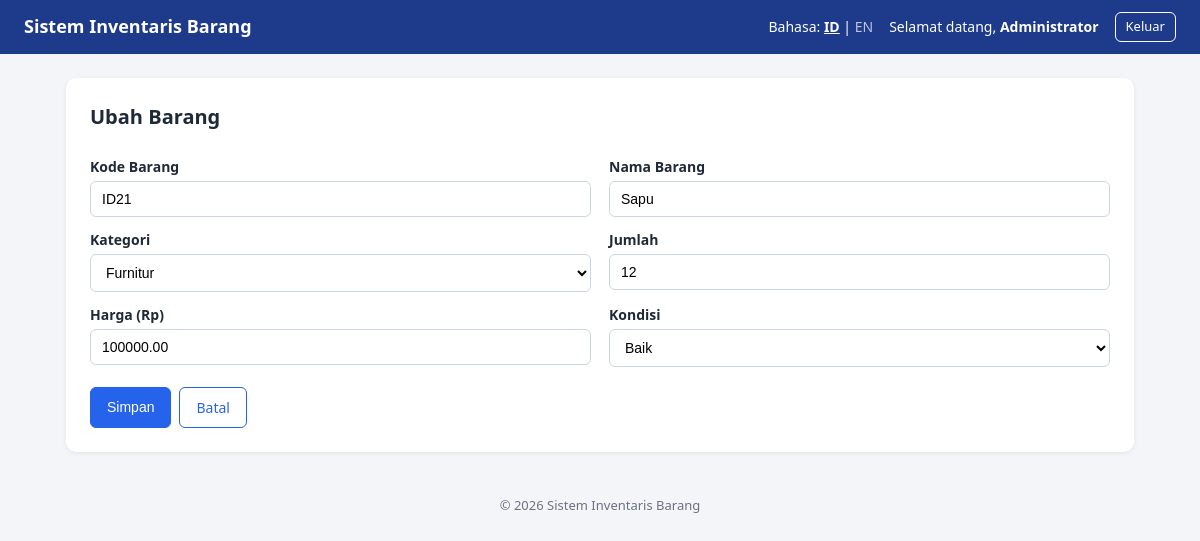
Screenshot of /ubah.php?id=1 (signed in) with the database file from the repository.
### tables this page shows
CREATE TABLE `barang` (
  `id` int(11) NOT NULL,
  `kode_barang` varchar(20) NOT NULL,
  `nama_barang` varchar(100) NOT NULL,
  `kategori` varchar(50) NOT NULL,
  `jumlah` int(11) NOT NULL DEFAULT 0,
  `harga` decimal(12,2) NOT NULL DEFAULT 0.00,
  `kondisi` enum('baik','rusak ringan','rusak berat') NOT NULL DEFAULT 'baik',
  `created_at` timestamp NOT NULL DEFAULT current_timestamp()
);

### includes/auth.php (called while the page is built, shortened)
<?php
require_once __DIR__ . '/bahasa.php';
function e($teks) {
    return htmlspecialchars((string)$teks, ENT_QUOTES, 'UTF-8');
}

### includes/bahasa.php (called while the page is built, shortened)
<?php
function t($kunci) {
    global $kamus;
    $b = $_SESSION['lang'];
    return htmlspecialchars($kamus[$b][$kunci] ?? $kunci, ENT_QUOTES, 'UTF-8');
}

### includes/form_barang.php (the view, shortened to what this page needs)
<?php
$kat = ['elektronik','furnitur','alat_tulis','perkakas','lainnya'];
$kon = ['baik','rusak ringan','rusak berat'];
function field_err($err, $k) { return isset($err[$k]) ? '<small class="err">' . t($err[$k]) . '</small>' : ''; }
?>
<form method="post" action="<?= e($aksi_url) ?>" novalidate>
  <div class="grid">
    <div><label for="kode_barang"><?= t('kode') ?></label>
      <input type="text" id="kode_barang" name="kode_barang" maxlength="20" value="<?= e($data['kode_barang']) ?>"><?= field_err($err,'kode_barang') ?></div>
    <div><label for="nama_barang"><?= t('nama') ?></label>
      <input type="text" id="nama_barang" name="nama_barang" maxlength="100" value="<?= e($data['nama_barang']) ?>"><?= field_err($err,'nama_barang') ?></div>
    <div><label for="kategori"><?= t('kategori') ?></label>
      <select id="kategori" name="kategori"><option value=""><?= t('pilih') ?></option>
      <?php foreach ($kat as $k): ?><option value="<?= $k ?>" <?= $data['kategori']===$k?'selected':'' ?>><?= t('kat_'.$k) ?></option><?php endforeach; ?>
      </select><?= field_err($err,'kategori') ?></div>
    <div><label for="jumlah"><?= t('jumlah') ?></label>
      <input type="text" id="jumlah" name="jumlah" inputmode="numeric" value="<?= e($data['jumlah']) ?>"><?= field_err($err,'jumlah') ?></div>
    <div><label for="harga"><?= t('harga') ?></label>
      <input type="text" id="harga" name="harga" inputmode="decimal" value="<?= e($data['harga']) ?>"><?= field_err($err,'harga') ?></div>
    <div><label for="kondisi"><?= t('kondisi') ?></label>
      <select id="kondisi" name="kondisi">
      <?php foreach ($kon as $k): ?><option value="<?= $k ?>" <?= $data['kondisi']===$k?'selected':'' ?>><?= t($k) ?></option><?php endforeach; ?>
      </select><?= field_err($err,'kondisi') ?></div>
  </div>
  <div class="actions">
    <button type="submit" class="btn"><?= t('simpan') ?></button>
    <a href="index.php" class="btn btn-outline"><?= t('batal') ?></a>
  </div>
</form>

### assets/style.css (style rules this page uses)
* { box-sizing:border-box }
body { margin:0;font-family:Segoe UI,Roboto,Arial,sans-serif;background:#f3f5f9;color:#1f2937;line-height:1.5 }
label { display:block;margin:12px 0 4px;font-weight:600;font-size:14px }
input,select { width:100%;padding:9px 11px;border:1px solid #cbd5e1;border-radius:6px;font-size:14px;background:#fff }
.btn { display:inline-block;background:#2563eb;color:#fff;border:1px solid #2563eb;padding:9px 16px;border-radius:6px;font-size:14px;cursor:pointer;text-decoration:none }
.btn-outline { background:#fff;color:#2563eb }
.grid { display:grid;grid-template-columns:1fr 1fr;gap:0 18px }
.actions { margin-top:20px;display:flex;gap:8px }

### rows the page displays
barang: kode_barang "ID21", nama_barang "Sapu", kategori "Furnitur", jumlah "12", harga "100000.00"

### other values shown
t('app_title') "Sistem Inventaris Barang"
t('bahasa') "Bahasa"
t('welcome') "Selamat datang"
$_SESSION['nama'] "Administrator"
t('logout') "Keluar"
t('ubah') "Ubah Barang"
t('kode') "Kode Barang"
t('nama') "Nama Barang"
t('kategori') "Kategori"
t('jumlah') "Jumlah"
t('harga') "Harga (Rp)"
t('kondisi') "Kondisi"
t('simpan') "Simpan"
t('batal') "Batal"
form field kondisi "Baik"
